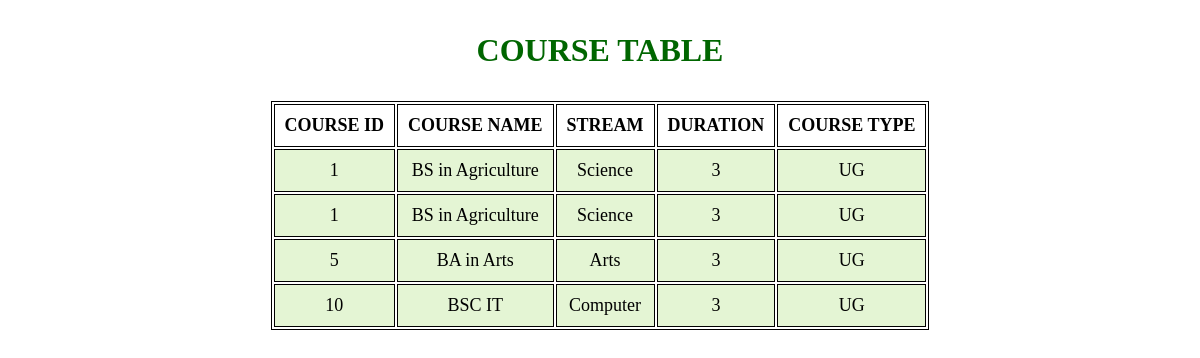
Page /output.php on the committed database.
### tables this page shows
CREATE TABLE `course` (
  `course_id` int(10) NOT NULL,
  `course_name` varchar(50) NOT NULL,
  `stream` varchar(50) NOT NULL,
  `duration` int(10) NOT NULL,
  `course_type` varchar(20) NOT NULL
);

### output.php (the view, shortened to what this page needs)
<!DOCTYPE html>
<html>
<body>
    <?php
    $host = "localhost";
    $dbname = "auth-sys";
    $user = "root";
    $pass = "";
    $conn = new PDO("mysql:host=$host;dbname=$dbname;", $user, $pass);
    $sql = "SELECT course_id, course_name, stream, duration, course_type FROM course";
    $result = $conn->query($sql);
    ?>
</body>
</html>
<!DOCTYPE html>
<html lang="en">
<head>
</head>
<body>
    <section>
        <h3>COURSE TABLE</h3>
        <table>
            <tr>
                <th>COURSE ID</th>
                <th>COURSE NAME</th>
                <th>STREAM</th>
                <th>DURATION</th>
                <th>COURSE TYPE</th>
            </tr>
            <?php
                while($rows=$result->fetch(PDO::FETCH_ASSOC))
                {
            ?>
            <tr>
                <td><?php echo $rows['course_id'];?></td>
                <td><?php echo $rows['course_name'];?></td>
                <td><?php echo $rows['stream'];?></td>
                <td><?php echo $rows['duration'];?></td>
                <td><?php echo $rows['course_type'];?></td>
            </tr>
            <?php
                }
            ?>
        </table>
    </section>
</body>
</html>

### output.php (style rules this page uses)
table { margin: 0 auto; font-size: large; border: 1px solid black; }
h3 { text-align: center; color: #006600; font-size: xx-large; font-family: 'Gill Sans', 'Gill Sans MT', ' Calibri', 'Trebuchet MS', 'sans-serif'; }
td { background-color: #E4F5D4; border: 1px solid black; }
tr { font-weight: bold; }
th, td { font-weight: bold; border: 1px solid black; padding: 10px; text-align: center; }
td { font-weight: lighter; }

### rows in the picture
course: course "1", course_name "BS in Agriculture", stream "Science", duration "3", course_type "UG"
course: course "1", course_name "BS in Agriculture", stream "Science", duration "3", course_type "UG"
course: course "5", course_name "BA in Arts", stream "Arts", duration "3", course_type "UG"
course: course "10", course_name "BSC IT", stream "Computer", duration "3", course_type "UG"
